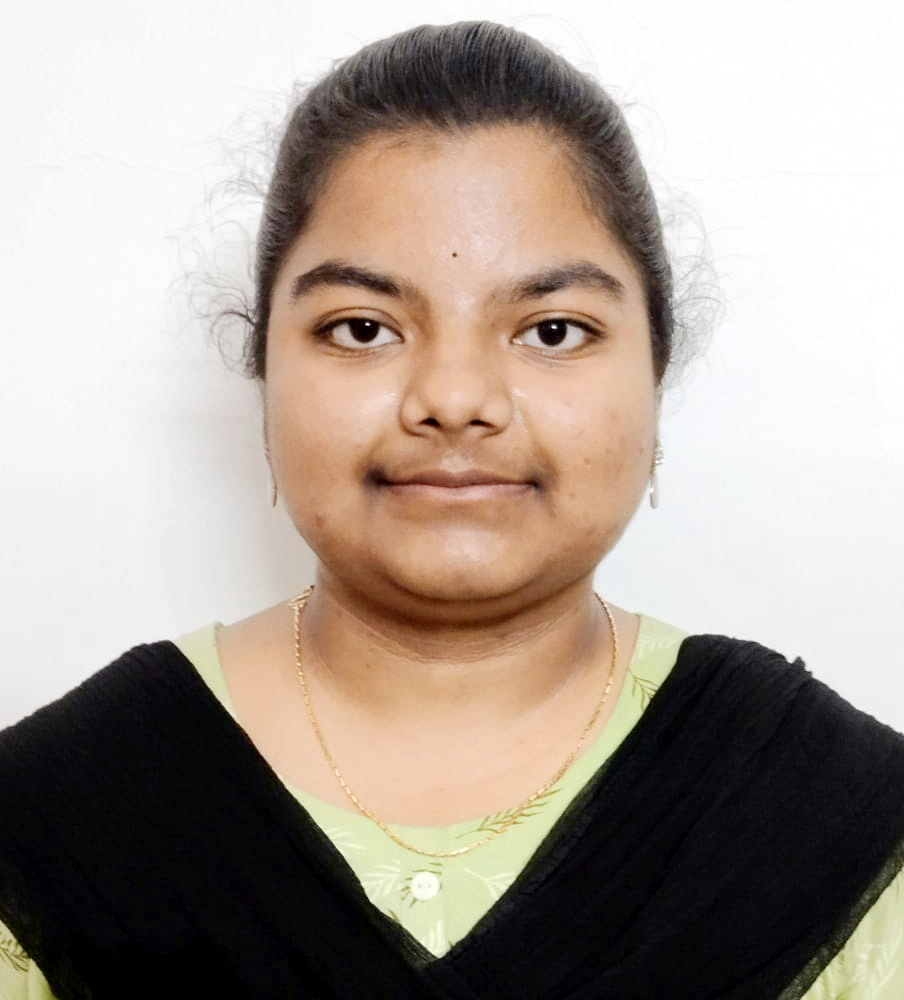
#> input picture Qno. 1.jpg.jpeg, 904 x 1000 px
$ jupyter execute 'exp 3 python code guna.ipynb'
#> lines starting #> are read from the running program, lines starting #| are printed output that depends on the picture
## Exp no 3: Histogram Equalization Using OpenCV (Grayscale & Color Images)
## Name: Nara Gunasusmitha
## Reg no: 212224230175

[cell 1]
import cv2
from matplotlib import pyplot as plt
image = cv2.imread('Qno. 1.jpg.jpeg')
#> image is the input picture: shape (1000, 904, 3); mean B, G, R 147.8, 157.1, 168.7
gray_image = cv2.cvtColor(image, cv2.COLOR_BGR2GRAY)
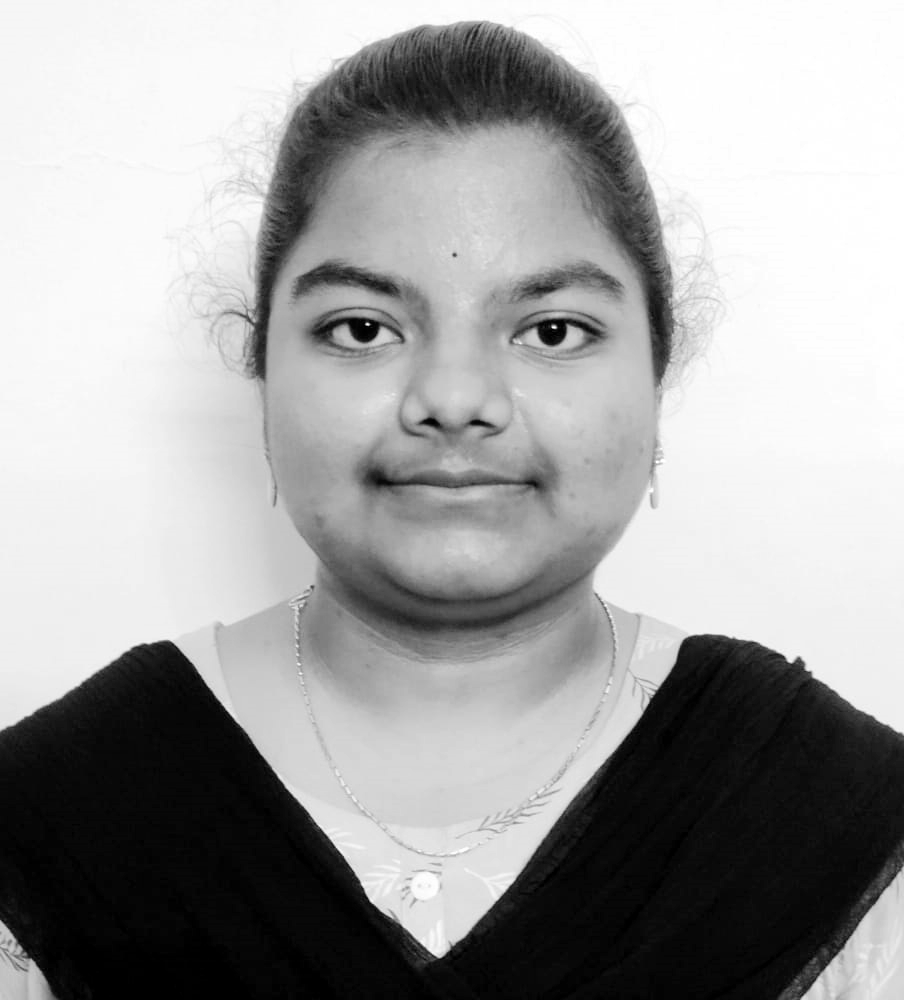
#> gray_image: shape (1000, 904); min 0, max 255, mean 159.5
plt.imshow(gray_image, cmap='gray')
plt.title('Original Grayscale Image')
plt.axis('off')

[cell 2]
hist_original = cv2.calcHist([gray_image], [0], None, [256], [0, 256])
#> hist_original = 256 values, max 60175 at index 254, min 436 at index 27, mean 3531.2
plt.plot(hist_original, color='black')
plt.title('Original Histogram')
plt.xlim([0, 256])
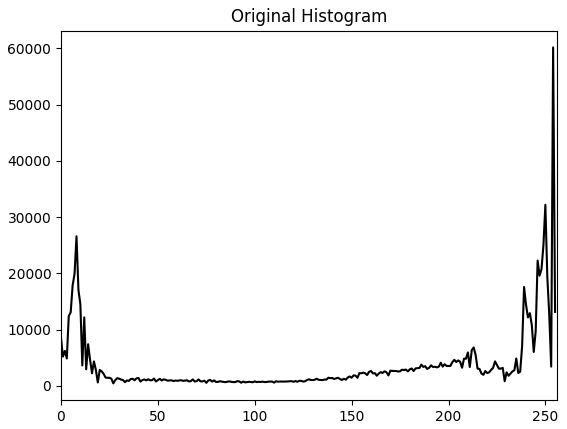
#> figure drawn by matplotlib, 1 panel; curve peaks at x = 254, y = 60175

[cell 3]
equalized_image = cv2.equalizeHist(gray_image)
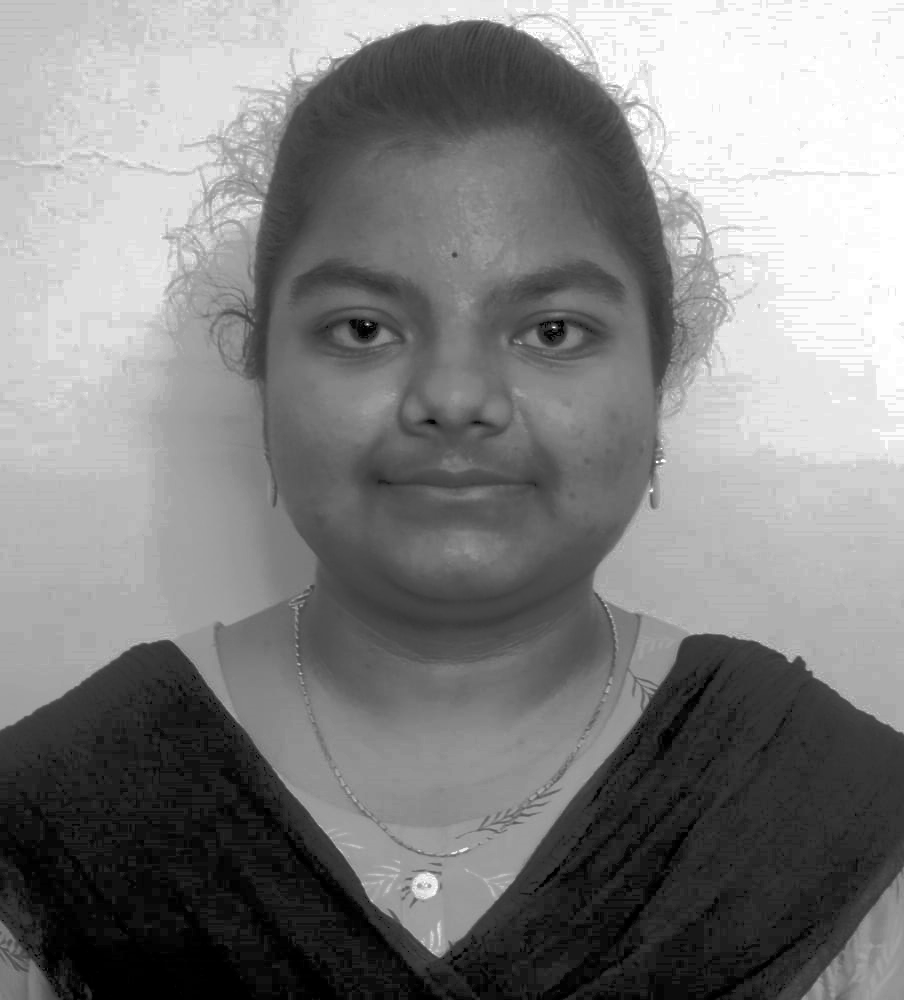
#> equalized_image: shape (1000, 904); min 0, max 255, mean 128.2
plt.imshow(equalized_image, cmap='gray')
plt.title('Equalized Image')
plt.axis('off')

[cell 4]
hist_equalized = cv2.calcHist([equalized_image], [0], None, [256], [0, 256])
#> hist_equalized = 256 values, max 60175 at index 251, min 0 at index 2, mean 3531.2
plt.plot(hist_equalized, color='black')
plt.title('Equalized Histogram')
plt.xlim([0, 256])
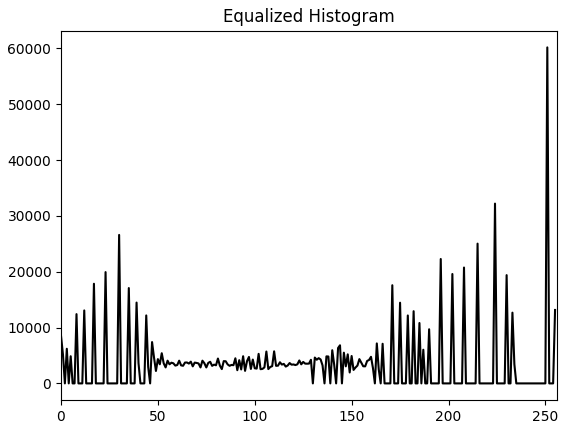
#> figure drawn by matplotlib, 1 panel; curve peaks at x = 251, y = 60175
